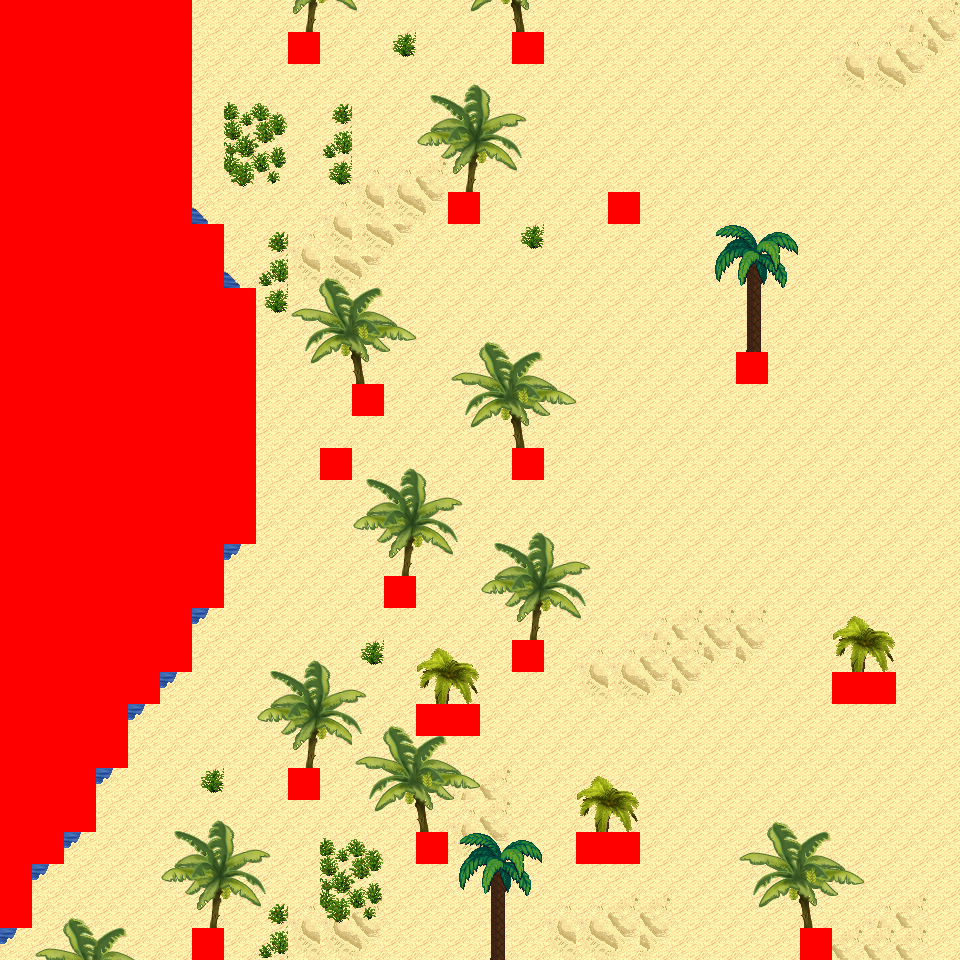

This is a level from a 2D game, rendered from its Tiled map with the project's own tilesets. A one-line summary and the map file follow, with tile-layer data summarised:
An orthogonal 30x30 tile map with 32x32 px tiles, 6 tile layers (Ground, Object, Object2, Above, ...), 14 tilesets and 6 objects (6x mapExit).

<map version="1.0" orientation="orthogonal" renderorder="right-down" width="30" height="30" tilewidth="32" tileheight="32" nextobjectid="7">
  <tileset firstgid="1" name="tileset_logic_collision" tilewidth="32" tileheight="32" tilecount="1" columns="1">
    <image source="../drawable/tileset_logic_collision.png" width="32" height="32" />
  </tileset>
  <tileset firstgid="2" name="tileset_ground_ground" tilewidth="32" tileheight="32" tilecount="33" columns="3">
    <image source="../drawable/tileset_ground_ground.png" width="96" height="352" />
  </tileset>
  <tileset firstgid="35" name="tileset_terrain_desert" tilewidth="32" tileheight="32" tilecount="88" columns="8">
    <image source="../drawable/tileset_terrain_desert.png" width="256" height="352" />
  </tileset>
  <tileset firstgid="123" name="tileset_building_stone_ruins" tilewidth="32" tileheight="32" tilecount="72" columns="6">
    <image source="../drawable/tileset_building_stone_ruins.png" width="192" height="384" />
  </tileset>
  <tileset firstgid="195" name="tileset_ground_sand_edges" tilewidth="32" tileheight="32" tilecount="15" columns="5">
    <image source="../drawable/tileset_ground_sand_edges.png" width="160" height="96" />
  </tileset>
  <tileset firstgid="210" name="tileset_ground_slate_tiles" tilewidth="32" tileheight="32" tilecount="15" columns="5">
    <image source="../drawable/tileset_ground_slate_tiles.png" width="160" height="96" />
  </tileset>
  <tileset firstgid="225" name="tileset_ground_sand_2" tilewidth="32" tileheight="32" tilecount="15" columns="5">
    <image source="../drawable/tileset_ground_sand_2.png" width="160" height="96" />
  </tileset>
  <tileset firstgid="240" name="tileset_plant_cactus_2" tilewidth="32" tileheight="32" tilecount="10" columns="5">
    <image source="../drawable/tileset_plant_cactus_2.png" width="160" height="64" />
  </tileset>
  <tileset firstgid="250" name="tileset_plant_round_cactuses" tilewidth="32" tileheight="32" tilecount="20" columns="10">
    <image source="../drawable/tileset_plant_round_cactuses.png" width="320" height="64" />
  </tileset>
  <tileset firstgid="270" name="tileset_plant_tree_banana_tree" tilewidth="32" tileheight="32" tilecount="40" columns="4">
    <image source="../drawable/tileset_plant_tree_banana_tree.png" width="128" height="320" />
  </tileset>
  <tileset firstgid="310" name="tileset_plant_tree_palm_tree" tilewidth="32" tileheight="32" tilecount="6" columns="2">
    <image source="../drawable/tileset_plant_tree_palm_tree.png" width="64" height="96" />
  </tileset>
  <tileset firstgid="316" name="tileset_plant_tree_palm_trees" tilewidth="32" tileheight="32" tilecount="40" columns="4">
    <image source="../drawable/tileset_plant_tree_palm_trees.png" width="128" height="320" />
  </tileset>
  <tileset firstgid="356" name="tileset_building_stone_tower" tilewidth="32" tileheight="32" tilecount="14" columns="2">
    <image source="../drawable/tileset_building_stone_tower.png" width="64" height="224" />
  </tileset>
  <tileset firstgid="370" name="tileset_plant_bush_large_green" tilewidth="32" tileheight="32" tilecount="9" columns="3">
    <image source="../drawable/tileset_plant_bush_large_green.png" width="96" height="96" />
  </tileset>
  <layer name="Ground" width="30" height="30">
    <data>[900 cells, 900 non-empty, 6 distinct tile ids]</data>
  </layer>
  <layer name="Object" width="30" height="30">
    <data>[900 cells, 83 non-empty, 20 distinct tile ids]</data>
  </layer>
  <layer name="Object2" width="30" height="30">
    <data>[900 cells, 0 non-empty, 0 distinct tile ids]</data>
  </layer>
  <layer name="Above" width="30" height="30">
    <data>[900 cells, 161 non-empty, 39 distinct tile ids]</data>
  </layer>
  <layer name="Above2" width="30" height="30">
    <data>[900 cells, 0 non-empty, 0 distinct tile ids]</data>
  </layer>
  <layer name="Walkable" width="30" height="30">
    <data>[900 cells, 189 non-empty, 1 distinct tile ids]</data>
  </layer>
  <objectgroup name="MapEvents">
    <object id="1" name="north" type="mapExit" x="192" y="0" width="768" height="32">
      <properties>
        <property name="map" value="level_0_x35_y112" />
        <property name="x" value="6" />
        <property name="y" value="28" />
      </properties>
    </object>
    <object id="2" name="south" type="mapExit" x="0" y="928" width="192" height="32">
      <properties>
        <property name="map" value="level_0_x35_y114" />
        <property name="x" value="0" />
        <property name="y" value="1" />
      </properties>
    </object>
    <object id="3" name="south2" type="mapExit" x="224" y="928" width="576" height="32">
      <properties>
        <property name="map" value="level_0_x35_y114" />
        <property name="x" value="7" />
        <property name="y" value="1" />
      </properties>
    </object>
    <object id="4" name="south3" type="mapExit" x="832" y="928" width="128" height="32">
      <properties>
        <property name="map" value="level_0_x35_y114" />
        <property name="x" value="26" />
        <property name="y" value="1" />
      </properties>
    </object>
    <object id="5" name="west" type="mapExit" x="0" y="928" width="32" height="32">
      <properties>
        <property name="map" value="level_0_x34_y113" />
        <property name="x" value="28" />
        <property name="y" value="29" />
      </properties>
    </object>
    <object id="6" name="east" type="mapExit" x="928" y="0" width="32" height="960">
      <properties>
        <property name="map" value="level_0_x36_y113" />
        <property name="x" value="1" />
        <property name="y" value="0" />
      </properties>
    </object>
  </objectgroup>
</map>
